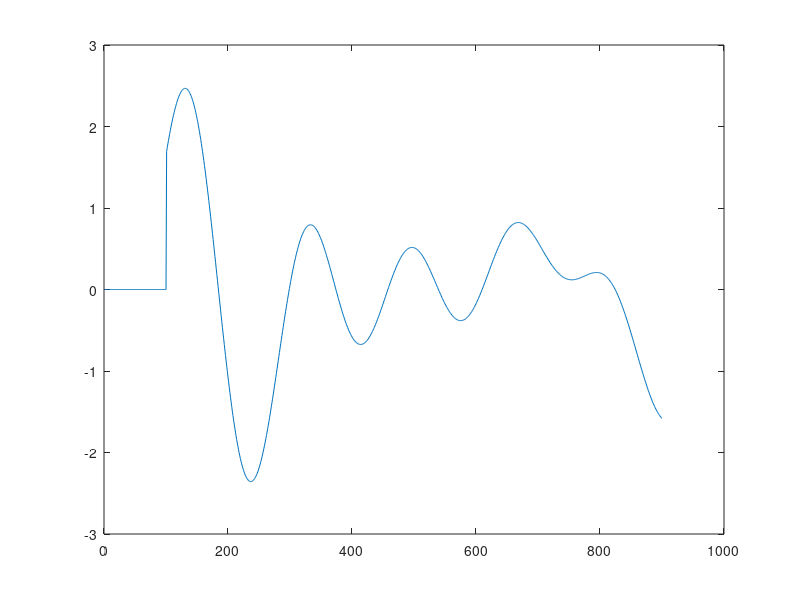

Here is the MATLAB script that generated this plot: (Note: this script raises an error after producing the figure.)
%% generate random input
n = 800;
EndTimeOfSimulation = 800;

f   = linspace(0.001,0.006,n);
A   = linspace(0.01,0.1,n);
t   = linspace(0,EndTimeOfSimulation,n);
ph  = pi *(2*rand(length(f),1) - 1);

RandomInput = 0;
%ph is a vector - it must be indexed now

for i = 1 : length(f)
    RandomInput = RandomInput + A(i) * cos(2*pi*f(i) * t + ph(i));
end

rand_temp   = zeros(1,100);
RandomInput = [rand_temp RandomInput];

plot(RandomInput)
%% 3-Parameter 1st order model using area methods - step input
signal  = simout.Data;
data    = signal(end-200:end);

k       = mean(data);

integral_a0 = sum(k - signal) * 0.3;
t_ar        = integral_a0 / k;

integral_a1 = sum(signal(1:ceil(t_ar/0.3))) * 0.3;

T = exp(1) * integral_a1 / k;
L = t_ar - T;

num = k;
den = [T 1];
P1  = tf(num,den,'InputDelay',L);
%% Plotting the result and computing the errors
figure()
hold on
step(P1, 1:900,'r')
plot(simout.resample([1:900]).Data)

data_new_0 = simout2.Data;
max_error0 = max(abs(data_new_0));

ise0 = sum(data_new_0(1:end/2).^2);
iae0 = sum(abs(data_new_0(1:end/2)));
%% 3-Parameter 1st order model using area methods - random input
zp = zeros(75,1);

resample_data1  = squeeze(simout4.resample([1:900]).Data);
final_response1 = [zp;resample_data1(1:825)];

figure()
hold on
plot(final_response1,'r')
plot(simout3.resample([1:900]).Data)

data_new_1 = final_response1 - simout5.resample([1:900]).Data;
max_error1 = max(abs(data_new_1));

ise1 = sum(data_new_1(1:end/2).^2);
iae1 = sum(abs(data_new_1(1:end/2)));
%% 3-Parameter 2nd order model using area methods - step input
signal  = simout8.Data;
data    = signal(end-200:end);

k       = mean(data);

integral_a0 = sum(k - signal) * 0.3;
t_ar        = integral_a0 / k;

integral_a1 = sum(signal(1:ceil(t_ar/0.3))) * 0.3;

T_second    = integral_a1 * exp(1)^2 / (4 * k);
L_second    = t_ar - 2 * T_second;

num_second  = k;
den_second  = [T_second^2 2*T_second 1];
P2          = tf(num_second,den_second,'InputDelay',190);
%% Plotting the result and computing the errors
data_new = simout3.Data;

max_error_second    = max(abs(data_new));
ise_second          = sum(data_new(1:end/2).^2);
iae_second          = sum(abs(data_new(1:end/2)));

figure()
hold on
step(P2, 1:900,'r')
plot(simout19.resample([1:900]).Data)
%% 3-Parameter 2nd order model using area methods - random input
resample_data   = squeeze(simout4.resample([1:900]).Data);
final_response  = [zp;resample_data(1:825)];

figure()
hold on
plot(final_response,'r')
plot(simout3.resample([1:900]).Data)

data_new_1  = final_response - simout5.resample([1:900]).Data;

max_error   = max(abs(data_new_1));
ise         = sum(data_new_1(1:end/2).^2);
iae         = sum(abs(data_new_1(1:end/2)));
%% 3-Parameter 1st order model using method of moments - step input
system_output = simout7.Data;
plot(simout7.resample([1:900]).Data)

k_moment    = sum(system_output) * 0.3 / 200;

time        = simout7.time;

t_integral  = sum(system_output.* time) * 0.3 / 200;
t_ar_moment = t_integral / k_moment;

t2_integral = sum(system_output.* (time.^2)) * 0.3 / 200;

T_moment    = (t2_integral / k_moment - t_ar_moment^2)^(1/2);
L_moment    = t_ar_moment - T_moment; 

num_moment1 = 40.1;
den_moment1 = [T_moment 1];
P3          = tf(num_moment1,den_moment1,'InputDelay',220);
%% Plotting the result and computing the errors
data_new    = simout10.Data;

max_error   = max(abs(data_new));
ise         = sum(data_new(1:end/2).^2);
iae         = sum(abs(data_new(1:end/2)));

figure()
hold on
step(P3, 1:900,'r')
plot(simout12.resample([1:900]).Data)
%% 3-Parameter 1st order model using method of moments - random input
zp              = zeros(80,1);
resample_data   = squeeze(simout9.resample([1:900]).Data);
final_response  = [zp;resample_data(1:820)];

figure()
hold on
plot(final_response,'r')
plot(simout8.resample([1:900]).Data)

data_new_1  = final_response - simout8.resample([1:900]).Data;

max_error   = max(abs(data_new_1));
ise         = sum(data_new_1(1:end/2).^2);
iae         = sum(abs(data_new_1(1:end/2)));
%% 3-Parameter 2nd order model using method of moments - step input
T_moment_2 = (t2_integral / (2*k_moment) - ((1/2)*t_ar_moment^2))^(1/2);
L_moment_2 = t_ar_moment - 2 * T_moment_2; 

num_moment2 = 40.1;
den_moment2 = [T_moment_2^2 2*T_moment_2 1];
P4 = tf(num_moment2,den_moment2,'InputDelay',180);
%% Plotting the result and computing the errors
data_new    = simout16.Data;

max_error   = max(abs(data_new));
ise         = sum(data_new(1:end/2).^2);
iae         = sum(abs(data_new(1:end/2)));

figure()
hold on
step(P4, 1:900,'r')
plot(simout15.resample([1:900]).Data)
%% 3-Parameter 2nd order model using method of moments - random input
zp              = zeros(50,1);
resample_data   = squeeze(simout14.resample([1:900]).Data);
final_response  = [zp;resample_data(1:850)];

figure()
hold on
plot(final_response,'r')
plot(simout13.resample([1:900]).Data)

data_new_1 = final_response - simout13.resample([1:900]).Data;

max_error   = max(abs(data_new_1));
ise         = sum(data_new_1(1:end/2).^2);
iae         = sum(abs(data_new_1(1:end/2)));
%% 4-Parameter 2nd order model using method of moments - step input
k_new = 40.1;

T_1 = 31.41;
T_2 = 69.56;

L_new = 198.70;

num_moment4 = k_new;
den_moment4 = [T_1*T_2 T_1+T_2 1];
P5          = tf(num_moment4,den_moment4,'InputDelay',L_new);
%% Plotting the result and computing the errors
data_new    = simout23.Data;

max_error   = max(abs(data_new));
ise         = sum(data_new(1:end/2).^2);
iae         = sum(abs(data_new(1:end/2)));

figure()
hold on
step(P5, 1:900,'r')
plot(simout22.resample([1:900]).Data)
%% 4-Parameter 2nd order model using method of moments - random input
zp              = zeros(58,1);
resample_data   = squeeze(simout21.resample([1:900]).Data);
final_response  = [zp;resample_data(1:842)];

figure()
hold on
plot(final_response,'r')
plot(simout20.resample([1:900]).Data)

data_new    = simout20.Data;

max_error   = max(abs(data_new));
ise         = sum(data_new(1:end/2).^2);
iae         = sum(abs(data_new(1:end/2)));
%%  Nichols 
nichols(P_second)
ngrid